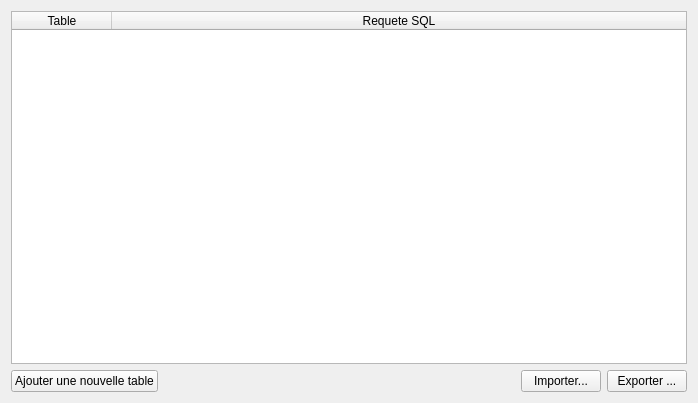
<?xml version="1.0" encoding="UTF-8"?>
<ui version="4.0">
 <class>EditTableViewForm</class>
 <widget class="QWidget" name="EditTableViewForm">
  <property name="geometry">
   <rect>
    <x>0</x>
    <y>0</y>
    <width>698</width>
    <height>403</height>
   </rect>
  </property>
  <property name="windowTitle">
   <string>Form</string>
  </property>
  <layout class="QVBoxLayout" name="verticalLayout">
   <item>
    <widget class="QTableWidget" name="editTableViewTableWidget">
     <property name="maximumSize">
      <size>
       <width>16777215</width>
       <height>16777215</height>
      </size>
     </property>
     <property name="contextMenuPolicy">
      <enum>Qt::ContextMenuPolicy::ActionsContextMenu</enum>
     </property>
     <property name="alternatingRowColors">
      <bool>true</bool>
     </property>
     <property name="selectionMode">
      <enum>QAbstractItemView::SelectionMode::SingleSelection</enum>
     </property>
     <attribute name="horizontalHeaderStretchLastSection">
      <bool>true</bool>
     </attribute>
     <column>
      <property name="text">
       <string>Table</string>
      </property>
     </column>
     <column>
      <property name="text">
       <string>Requete SQL</string>
      </property>
     </column>
    </widget>
   </item>
   <item>
    <layout class="QHBoxLayout" name="horizontalLayout_14">
     <property name="topMargin">
      <number>0</number>
     </property>
     <item>
      <widget class="QPushButton" name="addTablePushButton">
       <property name="sizePolicy">
        <sizepolicy hsizetype="Maximum" vsizetype="Maximum">
         <horstretch>0</horstretch>
         <verstretch>0</verstretch>
        </sizepolicy>
       </property>
       <property name="text">
        <string>Ajouter une nouvelle table</string>
       </property>
       <property name="icon">
        <iconset resource="qressources.qrc">
         <normaloff>:/images/File new.png</normaloff>:/images/File new.png</iconset>
       </property>
      </widget>
     </item>
     <item>
      <spacer name="horizontalSpacer_14">
       <property name="orientation">
        <enum>Qt::Orientation::Horizontal</enum>
       </property>
       <property name="sizeHint" stdset="0">
        <size>
         <width>40</width>
         <height>20</height>
        </size>
       </property>
      </spacer>
     </item>
     <item>
      <widget class="QPushButton" name="importTableConfPushButton">
       <property name="text">
        <string>Importer...</string>
       </property>
       <property name="icon">
        <iconset resource="qressources.qrc">
         <normaloff>:/images/File import.png</normaloff>:/images/File import.png</iconset>
       </property>
      </widget>
     </item>
     <item>
      <widget class="QPushButton" name="exportTableConfPushButton">
       <property name="text">
        <string>Exporter ...</string>
       </property>
       <property name="icon">
        <iconset resource="qressources.qrc">
         <normaloff>:/images/File export.png</normaloff>:/images/File export.png</iconset>
       </property>
      </widget>
     </item>
    </layout>
   </item>
  </layout>
 </widget>
 <resources>
  <include location="qressources.qrc"/>
 </resources>
 <connections/>
</ui>
